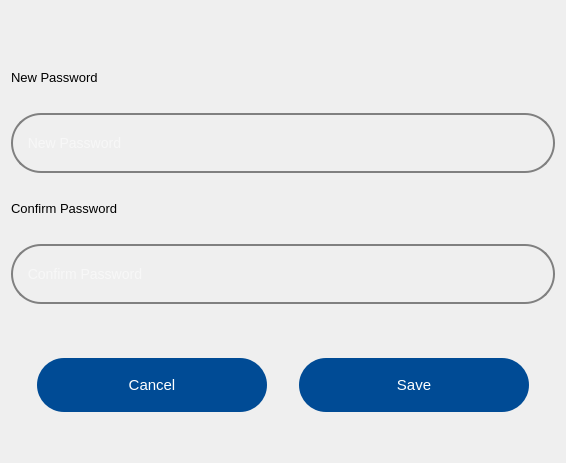
                    <widget class="QWidget" name="newpassword_page">
                     <layout class="QVBoxLayout" name="verticalLayout_34">
                      <item>
                       <spacer name="verticalSpacer_102">
                        <property name="orientation">
                         <enum>Qt::Vertical</enum>
                        </property>
                        <property name="sizeType">
                         <enum>QSizePolicy::Preferred</enum>
                        </property>
                        <property name="sizeHint" stdset="0">
                         <size>
                          <width>20</width>
                          <height>59</height>
                         </size>
                        </property>
                       </spacer>
                      </item>
                      <item>
                       <widget class="QLabel" name="newpass_label">
                        <property name="maximumSize">
                         <size>
                          <width>16777215</width>
                          <height>19</height>
                         </size>
                        </property>
                        <property name="font">
                         <font>
                          <pointsize>10</pointsize>
                         </font>
                        </property>
                        <property name="text">
                         <string>New Password</string>
                        </property>
                       </widget>
                      </item>
                      <item>
                       <spacer name="verticalSpacer_104">
                        <property name="orientation">
                         <enum>Qt::Vertical</enum>
                        </property>
                        <property name="sizeType">
                         <enum>QSizePolicy::Preferred</enum>
                        </property>
                        <property name="sizeHint" stdset="0">
                         <size>
                          <width>20</width>
                          <height>22</height>
                         </size>
                        </property>
                       </spacer>
                      </item>
                      <item>
                       <widget class="QLineEdit" name="new_password_lineedit">
                        <property name="sizePolicy">
                         <sizepolicy hsizetype="Preferred" vsizetype="Preferred">
                          <horstretch>0</horstretch>
                          <verstretch>0</verstretch>
                         </sizepolicy>
                        </property>
                        <property name="minimumSize">
                         <size>
                          <width>544</width>
                          <height>60</height>
                         </size>
                        </property>
                        <property name="maximumSize">
                         <size>
                          <width>544</width>
                          <height>60</height>
                         </size>
                        </property>
                        <property name="font">
                         <font>
                          <pointsize>-1</pointsize>
                         </font>
                        </property>
                        <property name="styleSheet">
                         <string notr="true">QLineEdit {
    border: 2px solid grey;      /* Grey border with 2px thickness */
    border-radius: 30px;         /* Rounded corners */
    padding: 5px;                /* Space between text and border */
    font-size: 14px;             /* Adjust the font size for input text */
    background-color: transparent;   /* Optional: White background */
    color: white;              /* Optional: Black text color */
}

QLineEdit::placeholder {
    color: grey;              /* Placeholder text color (grey) */
    font-size: 8px;             /* Placeholder text size */
}
</string>
                        </property>
                        <property name="text">
                         <string extracomment="Enter Your First Name" />
                        </property>
                        <property name="alignment">
                         <set>Qt::AlignLeading|Qt::AlignLeft|Qt::AlignVCenter</set>
                        </property>
                        <property name="placeholderText">
                         <string>  New Password</string>
                        </property>
                       </widget>
                      </item>
                      <item>
                       <spacer name="verticalSpacer_109">
                        <property name="orientation">
                         <enum>Qt::Vertical</enum>
                        </property>
                        <property name="sizeType">
                         <enum>QSizePolicy::Preferred</enum>
                        </property>
                        <property name="sizeHint" stdset="0">
                         <size>
                          <width>20</width>
                          <height>22</height>
                         </size>
                        </property>
                       </spacer>
                      </item>
                      <item>
                       <widget class="QLabel" name="confirm_pass_label">
                        <property name="maximumSize">
                         <size>
                          <width>16777215</width>
                          <height>19</height>
                         </size>
                        </property>
                        <property name="font">
                         <font>
                          <pointsize>10</pointsize>
                         </font>
                        </property>
                        <property name="text">
                         <string>Confirm Password</string>
                        </property>
                       </widget>
                      </item>
                      <item>
                       <spacer name="verticalSpacer_105">
                        <property name="orientation">
                         <enum>Qt::Vertical</enum>
                        </property>
                        <property name="sizeType">
                         <enum>QSizePolicy::Preferred</enum>
                        </property>
                        <property name="sizeHint" stdset="0">
                         <size>
                          <width>20</width>
                          <height>22</height>
                         </size>
                        </property>
                       </spacer>
                      </item>
                      <item>
                       <widget class="QLineEdit" name="confirm_password_lineedit">
                        <property name="sizePolicy">
                         <sizepolicy hsizetype="Preferred" vsizetype="Preferred">
                          <horstretch>0</horstretch>
                          <verstretch>0</verstretch>
                         </sizepolicy>
                        </property>
                        <property name="minimumSize">
                         <size>
                          <width>544</width>
                          <height>60</height>
                         </size>
                        </property>
                        <property name="maximumSize">
                         <size>
                          <width>544</width>
                          <height>60</height>
                         </size>
                        </property>
                        <property name="font">
                         <font>
                          <pointsize>-1</pointsize>
                         </font>
                        </property>
                        <property name="styleSheet">
                         <string notr="true">QLineEdit {
    border: 2px solid grey;      /* Grey border with 2px thickness */
    border-radius: 30px;         /* Rounded corners */
    padding: 5px;                /* Space between text and border */
    font-size: 14px;             /* Adjust the font size for input text */
    background-color: transparent;   /* Optional: White background */
    color: white;              /* Optional: Black text color */
}

QLineEdit::placeholder {
    color: grey;              /* Placeholder text color (grey) */
    font-size: 8px;             /* Placeholder text size */
}
</string>
                        </property>
                        <property name="text">
                         <string extracomment="Enter Your First Name" />
                        </property>
                        <property name="alignment">
                         <set>Qt::AlignLeading|Qt::AlignLeft|Qt::AlignVCenter</set>
                        </property>
                        <property name="placeholderText">
                         <string>  Confirm Password</string>
                        </property>
                       </widget>
                      </item>
                      <item>
                       <spacer name="verticalSpacer_98">
                        <property name="orientation">
                         <enum>Qt::Vertical</enum>
                        </property>
                        <property name="sizeType">
                         <enum>QSizePolicy::Preferred</enum>
                        </property>
                        <property name="sizeHint" stdset="0">
                         <size>
                          <width>20</width>
                          <height>48</height>
                         </size>
                        </property>
                       </spacer>
                      </item>
                      <item>
                       <layout class="QHBoxLayout" name="horizontalLayout_12">
                        <item>
                         <widget class="QPushButton" name="cancel_update_password_pushButton">
                          <property name="sizePolicy">
                           <sizepolicy hsizetype="Preferred" vsizetype="Preferred">
                            <horstretch>0</horstretch>
                            <verstretch>0</verstretch>
                           </sizepolicy>
                          </property>
                          <property name="minimumSize">
                           <size>
                            <width>230</width>
                            <height>54</height>
                           </size>
                          </property>
                          <property name="maximumSize">
                           <size>
                            <width>230</width>
                            <height>54</height>
                           </size>
                          </property>
                          <property name="font">
                           <font>
                            <pointsize>11</pointsize>
                           </font>
                          </property>
                          <property name="cursor">
                           <cursorShape>PointingHandCursor</cursorShape>
                          </property>
                          <property name="styleSheet">
                           <string notr="true">
QPushButton{
	background-color: rgb(0, 75, 149);
color:white;
border:none;
border-radius:27px;}
QPushButton:hover {
    color: white;
	background-color: #005ce6;
}
</string>
                          </property>
                          <property name="text">
                           <string>Cancel</string>
                          </property>
                         </widget>
                        </item>
                        <item>
                         <widget class="QPushButton" name="update_password_pushButton">
                          <property name="sizePolicy">
                           <sizepolicy hsizetype="Preferred" vsizetype="Preferred">
                            <horstretch>0</horstretch>
                            <verstretch>0</verstretch>
                           </sizepolicy>
                          </property>
                          <property name="minimumSize">
                           <size>
                            <width>230</width>
                            <height>54</height>
                           </size>
                          </property>
                          <property name="maximumSize">
                           <size>
                            <width>230</width>
                            <height>54</height>
                           </size>
                          </property>
                          <property name="font">
                           <font>
                            <pointsize>11</pointsize>
                           </font>
                          </property>
                          <property name="cursor">
                           <cursorShape>PointingHandCursor</cursorShape>
                          </property>
                          <property name="styleSheet">
                           <string notr="true">
QPushButton{
	background-color: rgb(0, 75, 149);
color:white;
border:none;
border-radius:27px;}
QPushButton:hover {
    color: white;
	background-color: #005ce6;
}
</string>
                          </property>
                          <property name="text">
                           <string>Save</string>
                          </property>
                         </widget>
                        </item>
                       </layout>
                      </item>
                      <item>
                       <spacer name="verticalSpacer_101">
                        <property name="orientation">
                         <enum>Qt::Vertical</enum>
                        </property>
                        <property name="sizeHint" stdset="0">
                         <size>
                          <width>20</width>
                          <height>40</height>
                         </size>
                        </property>
                       </spacer>
                      </item>
                     </layout>
                    </widget>
